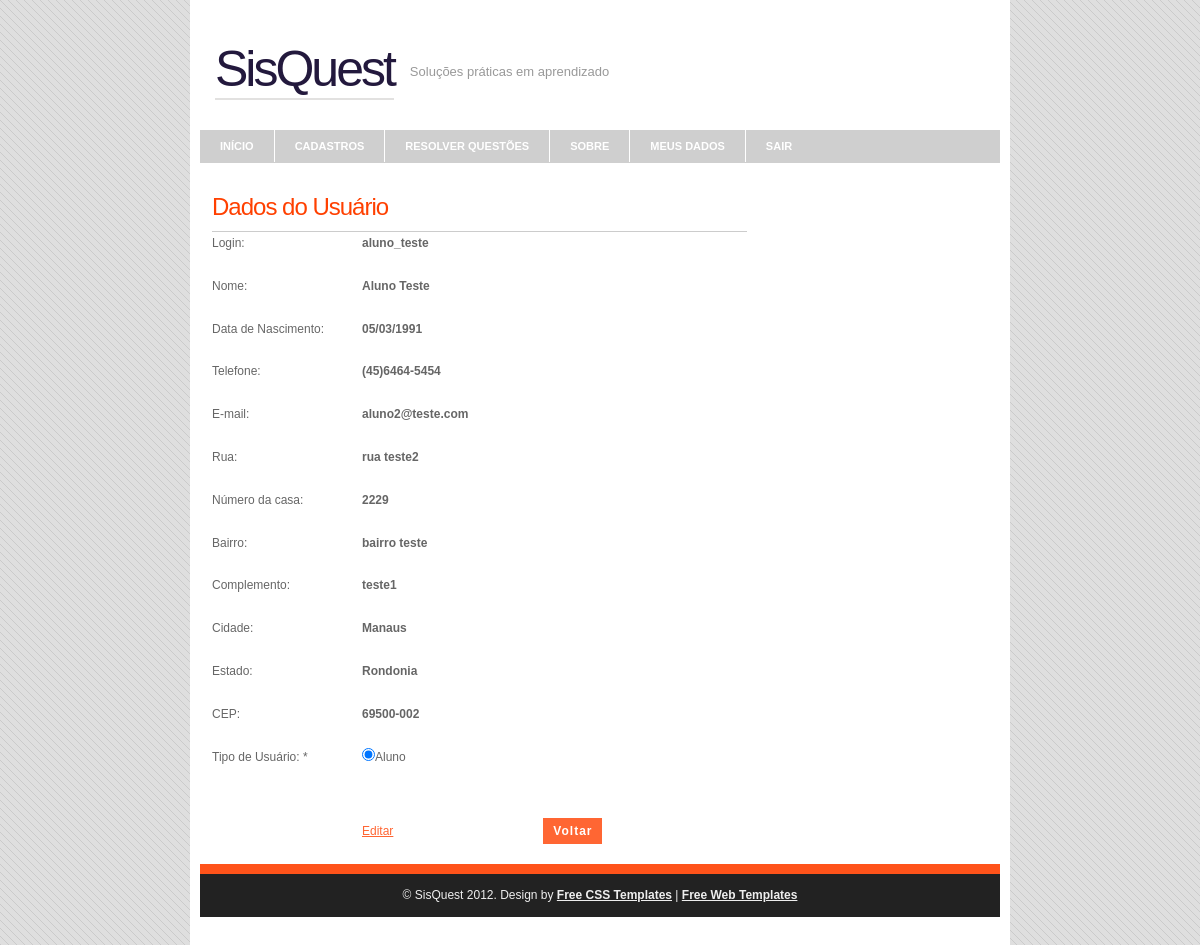
The page /SisQuest/adm/usuarios/busca_usuario.php (signed in) on the database its author committed.
### tables this page shows
CREATE TABLE IF NOT EXISTS `tb_usuario` (
  `Usuario_Login` varchar(20) NOT NULL,
  `Senha` char(41) NOT NULL DEFAULT '',
  `Nome` varchar(200) NOT NULL,
  `Data_Nascimento` date NOT NULL,
  `Telefone` varchar(13) NOT NULL,
  `Email` varchar(40) NOT NULL,
  `Rua` varchar(100) NOT NULL,
  `Numero` varchar(10) NOT NULL,
  `Bairro` varchar(100) NOT NULL,
  `Complemento` varchar(100) DEFAULT NULL,
  `Cidade` varchar(100) NOT NULL,
  `Estado` varchar(100) NOT NULL,
  `Cep` varchar(10) NOT NULL,
  `TipoUsuario` enum('1','2','3') NOT NULL,
  `Cadastrante` varchar(20) DEFAULT NULL,
  PRIMARY KEY (`Usuario_Login`),
  KEY `Cadastrante` (`Cadastrante`)
);

### SisQuest/dao/usuarioDao.php (called while the page is built, shortened)
<?php
function usuarioBusca($nome, $link){
	$resultado = mysql_query("SELECT Usuario_Login, Nome, DATE_FORMAT( Data_Nascimento,  '%d/%m/%Y' ), Telefone, Email, Rua, Numero, Bairro, Complemento, Cidade, Estado, Cep, TipoUsuario from tb_usuario where nome like '%{$nome}%' LIMIT 1",$link);
	return mysql_fetch_array($resultado);
}
?>

### SisQuest/dao/seguranca.php (called while the page is built, shortened)
<?php
	$_SG['conectaServidor'] = true;
    $_SG['abreSessao'] = true;
    $_SG['caseSensitive'] = false;
    $_SG['validaSempre'] = true;
    $_SG['servidor'] = 'localhost:3306';
    $_SG['usuario'] = 'root';
    $_SG['senha'] = '';
    $_SG['banco'] = 'db_leandro_kevin';
    $_SG['paginaLogin'] = "../index.php";
    $_SG['tabela'] = 'tb_usuario';
?>

### SisQuest/adm/usuarios/busca_usuario.php (the view, shortened to what this page needs)
<?php
include("../../dao/seguranca.php");
include("../../dao/usuarioDao.php");
$resulado_linha = usuarioBusca(trim($_POST['s']), $_SG['link']);
?>
<!DOCTYPE html PUBLIC "-//W3C//DTD XHTML 1.0 Strict//EN" "http://www.w3.org/TR/xhtml1/DTD/xhtml1-strict.dtd">
<html xmlns="http://www.w3.org/1999/xhtml">
<head>
<link rel="stylesheet" href="../../styles.css" type="text/css" />
</head>
<body>
<div id="container">
	<div id="header">
    	<h1><a href="/">SisQuest</a></h1>
        <h2>Soluções práticas em aprendizado</h2>
    </div>
    <div id="nav">
    	<ul>
        	<li><a href="../principal.php">INÍCIO</a></li>
        	<li><a href="../cadastros.php">CADASTROS</a></li>
        	<li><a href="../resolver_questoes.php">RESOLVER QUESTÕES</a></li>
            <li><a href="../sobreAdm.php">SOBRE</a></li>
            <li class="start"><a href="../meus_dados.php">MEUS DADOS</a></li>
        <li class="end"><a href="../../dao/logout.php?opt=logout">SAIR</a></li>
        </ul>
    </div>
    <div id="body">
	  <div id="content">
		    <?php if (isset($resulado_linha['Usuario_Login'])){ ?>
            <h3>Dados do Usuário</h3>
				<fieldset>
               			<p><label for="login">Login: </label>
                   		<strong><?php echo $resulado_linha['Usuario_Login']?></strong></p>
  						<p><label for="nome">Nome: </label>
      					<strong><?php echo $resulado_linha['Nome']?></strong> </p>
					    <p><label for="datanasc">Data de Nascimento: </label>
      					<strong><?php echo $resulado_linha["DATE_FORMAT( Data_Nascimento,  '%d/%m/%Y' )"]?></strong></p>
    					<p><label for="telefone">Telefone: </label>
    					<strong><?php echo $resulado_linha['Telefone']?></strong></p>
     					<p><label for="email">E-mail: </label>
     					<strong><?php echo $resulado_linha['Email']?></strong></p>
      					<p><label for="rua">Rua: </label>
      					<strong><?php echo $resulado_linha['Rua']?></strong></p>
    					<p><label for="numero">Número da casa: </label>
      					<strong><?php echo $resulado_linha['Numero']?></strong></p>
      					<p><label for="bairro">Bairro: </label>
      					<strong><?php echo $resulado_linha['Bairro']?></strong></p>
      					<p><label for="complemento">Complemento: </label>
      					<strong><?php if($resulado_linha['Complemento']!=null) echo $resulado_linha['Complemento']; else echo "--";?></strong></p>
    					<p><label for="estado">Cidade: </label>
    					<strong><?php echo $resulado_linha['Cidade']?></strong></p>
     	 				<p><label for="estado">Estado: </label>
     	 				<strong><?php echo $resulado_linha['Estado']?></strong></p>
      					<p><label for="cep">CEP: </label>
      					<strong><?php echo $resulado_linha['Cep']?></strong></p>
  <p><label for="tipousuario">Tipo de Usuário: *</label>
        <?php  switch($resulado_linha['TipoUsuario']){
	case 3:
	echo ('<input type = "radio" name ="tipousuario" value= "3" checked="true"/>Aluno');
	break;
}?>
  </p>
  			</fieldset>
  		    <?php }else{ ?>
  			<div align='center'><h3>Usuário não Encontrado!</h3></div>
  		    <?php }?>
  		    <br/><br/>
  			<form>
 			<p><a class="linkOperacao"href="editar.php?login=<?php echo $resulado_linha['Usuario_Login']?>">Editar</a><input class="formbutton" style="margin-left: 150px;" onclick="location.href='javascript:history.back();' " type='button' value="Voltar"/> </p>
            </form>
        </div>
    </div>
    <div id="footer">
        <div class="footer-bottom">
            <p>&copy; SisQuest 2012. Design by <a href="http://www.spyka.net">Free CSS Templates</a> | <a href="http://www.justfreetemplates.com">Free Web Templates</a></p>
         </div>
    </div>
</div>
</body>
</html>

### SisQuest/styles.css (style rules this page uses)
body { background: #ddd url('images/body.png') repeat scroll top left; margin:0; padding:0; font-family: Verdana, Geneva, sans-serif; font-size: 13px; color: #666; }
* { margin:0; padding:0; }
p { line-height: 1.9em; margin-bottom: 20px; font-size: 12px; }
a { color: #FF6633; }
fieldset { display: block; border: none; border-top: 1px solid #ccc; }
fieldset p label { float: left; width: 150px; }
form input, form select, form textarea { padding: 5px; color: #333333; border: 1px solid #ddd; border-right:1px solid #ccc; border-bottom:1px solid #ccc; background-color:#fff; font-family: Arial, Helvetica, sans-serif; font-size: 13px; }
form input.formbutton { border: none; background: #FF6633 none repeat-x scroll left top; color: #ffffff; font-weight: bold; padding: 6px 10px; font-size: 12px; font-family: Tahoma, Geneva, sans-serif; letter-spacing: 1px; width: auto; overflow: visible; }
h1 { color: #000; font-size: 35px; font-family: Arial, Helvetica, sans-serif; }
h2 { color: #000; font-family: Arial, Helvetica, sans-serif; font-size: 27px; letter-spacing: 0px; font-weight: normal; padding: 0 0 5px; margin: 0; }
h3 { color: #FF4000; font-size: 24px; font-weight: normal; margin-bottom: 10px; letter-spacing: -1px; font-family: Arial, Helvetica, sans-serif; }
ul, ol { margin: 0 0 35px 35px; }
li { padding-bottom: 5px; }
#container { width: 800px; margin: 0 auto; padding: 10px 10px 30px; background-color: #fff; }
#header { padding: 30px 15px; margin: 0 auto; }
#header h1 a { color: #23193D; font-size: 50px; font-weight: normal; text-decoration: none; letter-spacing: -3px; float: left; border-bottom: 2px solid #E2E1E0; }
#header h2 { color: #999; float: left; font-size: 13px; margin-left: 12px; margin-top: 24px; padding-left: 4px; letter-spacing: 0; }
#nav { height: 33px; width: 800px; background-color: #cfcfcf; }
#nav ul { list-style: none; padding: 0; margin: 0; height: 45px; }
#nav ul li { float: left; display: block; padding: 0; }
#nav ul li a { color: #fff; display: block; border-right: 1px solid #fff; font-size: 11px; font-weight: bold; text-transform: uppercase; padding: 10px 20px; text-decoration: none; }
#nav ul li.start a { border-left: none; }
#nav ul li.end a { border-right: none; }
#body { background: none; margin:0 auto; padding: 30px 12px 0; width: 776px; }
#content { float: left; width: 535px; }
#footer { margin:0 auto 0; border-top: 10px solid #FF531A; width: 800px; }
#footer p { text-align: left; color: #ccc; font-size: 12px; font-family: Arial, Helvetica, sans-serif; margin: 0; padding: 0; }
#footer p a { color: #ccc; font-weight: bold; }
#footer .footer-bottom { padding: 10px; text-align: center; background-color: #222; }
#footer .footer-bottom p { text-align: center; }
#footer .footer-bottom p, #footer .footer-bottom p a { color: #eee; }
.linkOperacao { margin-left: 150px; }

### rows shown on the page
tb_usuario: Usuario_Login "aluno_teste", Nome "Aluno Teste", Telefone "(45)6464-5454", Email "aluno2@teste.com", Rua "rua teste2", Numero "2229", Bairro "bairro teste", Complemento "teste1", Cidade "Manaus", Estado "Rondonia", Cep "69500-002"

### other values the page prints
$resulado_linha["DATE_FORMAT( Data_Nascimento,  '%d/%m/%Y' )"] "05/03/1991"
